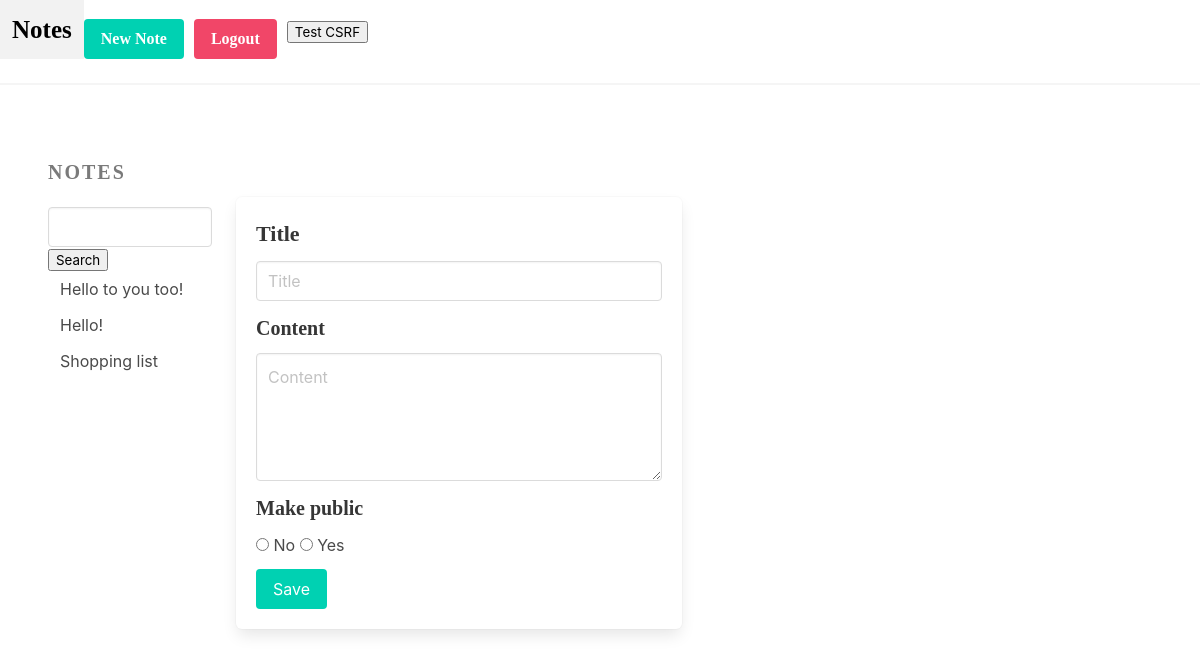
The app's page / (signed in), older data.
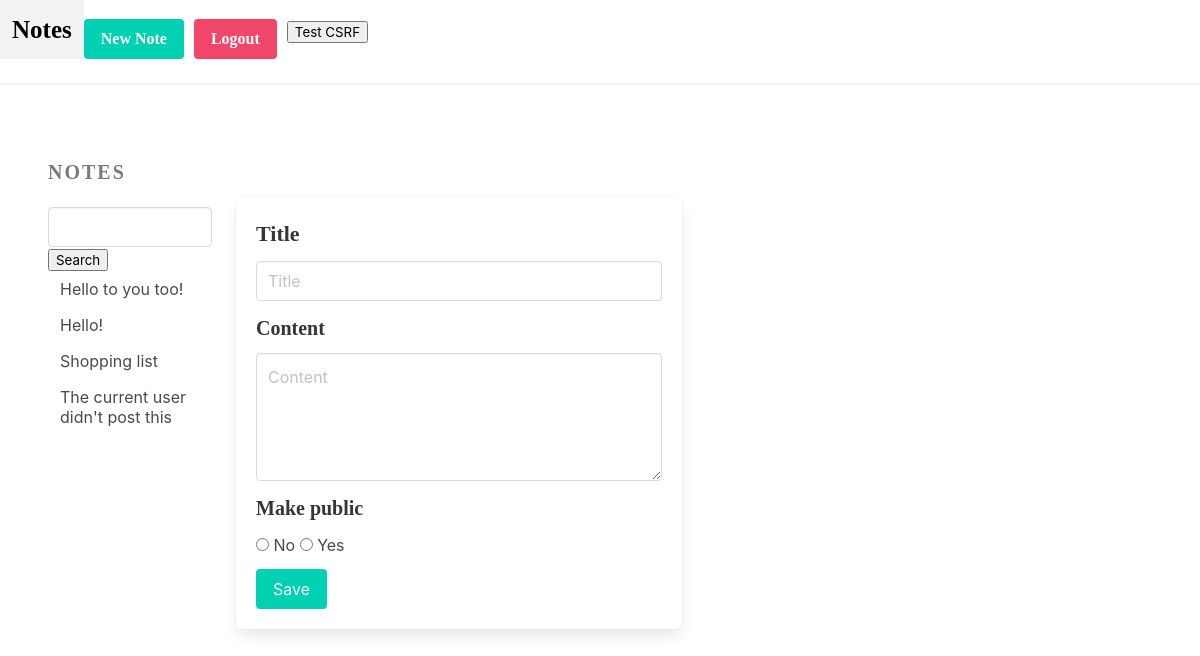
The same page, newer data.
### document/models.py (models this page shows)
class Note(models.Model):
    title = models.CharField(max_length=255)
    content = models.TextField(blank=True, null=True)
    created_at = models.DateTimeField(auto_now_add=True)
    modified_at = models.DateTimeField(auto_now=True)
    owner = models.ForeignKey(User, on_delete=models.CASCADE)
    public = models.BooleanField(default=False)
    class Meta:
        ordering = ('title',)

### document/views.py (the view, shortened to what this page needs)
# urls.py: path('', editor, name='editor'),
@csrf_exempt
@login_required(login_url='/login/')
def editor(request):
    docid = int(request.GET.get('docid', 0))
    notes = Note.objects.filter(owner=request.user) | Note.objects.filter(public=True)
    if 'search' in request.session:
        search = request.session['search']
        if search != None:
            notes = notes.filter(id__in=search)
    if docid > 0:
        note = Note.objects.get(pk=docid)
        '''
        #Fix for flaw 1
        if not note in notes:
            context = {
                'docid': docid,
                'notes': notes,
            }
            return render(request, 'cantView.html', context)
        '''
    else:
        note = ''
    request.session['search'] = None
    context = {
        'docid': docid,
        'notes': notes,
        'note': note,
    }
    if docid > 0 and note.owner != request.user:
        return render(request, 'viewNote.html', context)
    return render(request, 'editor.html', context)

### document/templates/editor.html (shortened to what this page needs)
<!DOCTYPE html>
<html>
<head>
    <link rel="stylesheet" href="https://cdn.jsdelivr.net/npm/bulma@0.9.0/css/bulma.min.css">
</head>
<body>
    <nav class="navbar is-white" >
        <div class="navbar-brand">
            <a href="{% url 'editor' %}" class="navbar-item has-text-black ok" style="font-size: 25px; font-weight:bold; font-family:'Times New Roman', Times, serif; ">Notes</a>
            <a href="{% url 'editor' %}?docid=0"  class="button is-primary" style=" font-weight:bold; font-family:'Times New Roman', Times, serif; margin-top:5%; margin-right:10px">New Note</a>
            <a href="{% url 'logout' %}"  class="button is-danger" style=" font-weight:bold; font-family:'Times New Roman', Times, serif; margin-top:5%;margin-right:10px">Logout</a>
            <form action="http://127.0.0.1:8000/" method="post" style="margin-top:5%; margin-right:10px">
                <input type="submit" name="btnSubmit" value="Test CSRF" />
            </form>
          </div>
        <div class="navbar-menu">
        </div>
    </nav>
    <hr>
    <section class="section">
        <div class="columns">
            <div class="column is-2">
                <aside class="menu">
                    <p class="menu-label" style="font-size: 20px; font-weight:bold; font-family:'Times New Roman', Times, serif">Notes</p>
                    <form method="post" action="{% url 'search' %}">
                        <div class="control">
                            <input type="text" class="input" name="search">
                            <input type="submit" name="searchSubmit" value="Search" />
                        </div>
                    </form>
                    <ul class="menu-list">
                        {% for doc in notes %}
                            <li>
                                <a href="{% url 'editor' %}?docid={{ doc.id }}">{{ doc.title }}</a>
                            </li>
                        {% endfor %}
                    </ul>
                </aside>
            </div>
            <div class="column is-5 mt-3 pt-4" >
                <br>
                <div class="box" >
                    <form method="post" action="{% url 'editor' %}">
                        <div class="field">
                            <label class="label" style="font-size: 22px; font-family:'Times New Roman', Times, serif">Title</label>
                            <div class="control">
                                <input type="text" class="input" name="title" placeholder="Title" {% if note %} value="{{ note.title }}"{% endif %}>
                            </div>
                        </div>
                        <div class="field">
                            <label class="label" style="font-size: 20px; font-family:'Times New Roman', Times, serif">Content</label>
                            <div class="control">
                                <textarea class="textarea" name="content" placeholder="Content">{% if note %}{{ note.content }}{% endif %}</textarea>
                            </div>
                        </div>
                        <div class="field">
                            <label class="label" style="font-size: 20px; font-family:'Times New Roman', Times, serif">Make public</label>
                            <div class="control">
                                <input type="radio" name="public" value="0" required> <label>No</label>
                                <input type="radio" name="public" value="1"> <label>Yes</label>
                            </div>
                        </div>
                        <div class="field is-grouped">
                            <div class="control">
                                <button class="button is-primary">Save</button>
                            </div>
                        </div>
                    </form>
                </div>
            </div>
        </div>
    </section>
</body>
</html>

Row changes from the older to the newer data that the page shows:
added Note: title "The current user didn't post this"
